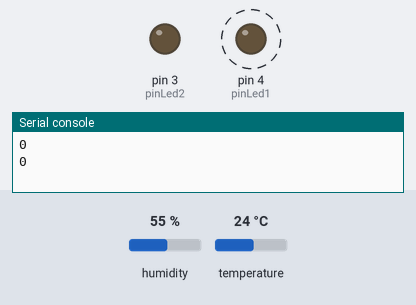
A program run on a simulated MicroPython board. On the bench: output pins drawn as LEDs (lit = HIGH), the last lines printed to the serial console. Dashed ring = blinking. The inputs (shaded band) are chosen by the test bench; at power-on: humidity 55 %, temperature 24 °C. Requests to the public web service named in the program get a made-up reply in its usual format after 0.4 s (London, UTC, broken clouds, 64 % humidity, 1013 hPa unless stated); the clock reads 2024-03-15 10:24:30 at power-on unless the program sets it.

Above: at 1.7 s.
At 81.2 s:
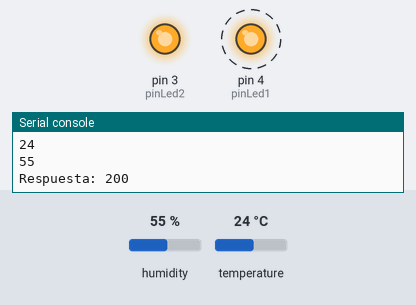
Timing chart, 0 to 81.8 s (numbered marks = the images above):
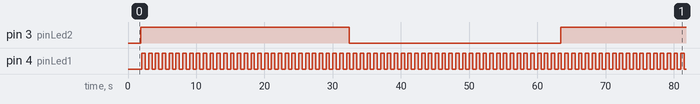

Measured:
- by itself, pin 3 (pinLed2): alternates HIGH for 30.7 s and LOW for 31.0 s
- by itself, pin 4 (pinLed1): alternates HIGH for 0.50 s and LOW for 0.50 s
- by itself, everything shown: repeats every 62.0 s, in 126 steps

The program:

CommunicacionThingSpeak.py
```python
import machine, network, urequests, time
from machine import Pin, Timer, UART
from utime import sleep_ms
import dht

ssid = 'Wokwi-GUEST'
password = ''
url = 'https://api.thingspeak.com/update?api_key=Tu_API_Key_Aqui'

red = network.WLAN(network.STA_IF)
red.active(True)
red.connect(ssid, password)

while red.isconnected() == False:
    pass

print('Conexion exitosa')
print(red.ifconfig())

ultima_peticion = 0
intervalo_peticiones = 30

global Temper
global Humedad

Temper = 0
Humedad = 0

pinLed1 = Pin(4, Pin.OUT)
pinLed2 = Pin(3, Pin.OUT)
objSensorDht = dht.DHT11(Pin(8))
objTimer = Timer()

def TimerLeeSensor(Dato):
    global pinLed1
    global Temper
    global Humedad

    objSensorDht.measure()
    Temper = objSensorDht.temperature()
    Humedad = objSensorDht.humidity()

    pinLed1.toggle()

objTimer.init(period=500, mode=Timer.PERIODIC, callback=TimerLeeSensor)

def reconectar():
    print('Fallo de conexion. Reconectando...')
    time.sleep(10)
    machine.reset()

while True:
    try:
        if (time.time() - ultima_peticion) > intervalo_peticiones:
            print(Temper)
            print(Humedad)
            respuesta = urequests.get(url + '&field1=' + str(Temper) + '&field2=' + str(Humedad))
            print("Respuesta: " + str(respuesta.status_code))
            respuesta.close()
            ultima_peticion = time.time()
            pinLed2.toggle()
    except OSError as e:
        print('Error de conexion', e)
        reconectar()
```
